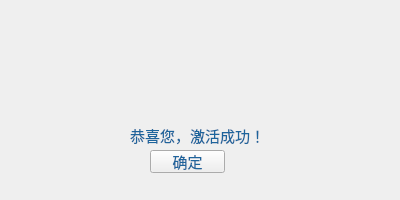
<?xml version="1.0" encoding="UTF-8"?>
<ui version="4.0">
 <class>Form</class>
 <widget class="QWidget" name="Form">
  <property name="geometry">
   <rect>
    <x>0</x>
    <y>0</y>
    <width>400</width>
    <height>200</height>
   </rect>
  </property>
  <property name="minimumSize">
   <size>
    <width>400</width>
    <height>200</height>
   </size>
  </property>
  <property name="maximumSize">
   <size>
    <width>400</width>
    <height>200</height>
   </size>
  </property>
  <property name="sizeIncrement">
   <size>
    <width>400</width>
    <height>200</height>
   </size>
  </property>
  <property name="windowTitle">
   <string>激活成功!</string>
  </property>
  <property name="windowIcon">
   <iconset>
    <normaloff>resources/ico/new_logo.ico</normaloff>resources/ico/new_logo.ico</iconset>
  </property>
  <property name="styleSheet">
   <string notr="true">*{	
	font-family:微软雅黑;
	font-size:15px;
	color: #1d649c;
}</string>
  </property>
  <widget class="QLabel" name="label">
   <property name="geometry">
    <rect>
     <x>-20</x>
     <y>-100</y>
     <width>411</width>
     <height>301</height>
    </rect>
   </property>
   <property name="text">
    <string/>
   </property>
   <property name="pixmap">
    <pixmap>resources/jpeg/welcome.jpeg</pixmap>
   </property>
   <property name="scaledContents">
    <bool>true</bool>
   </property>
  </widget>
  <widget class="QLabel" name="label_2">
   <property name="geometry">
    <rect>
     <x>130</x>
     <y>120</y>
     <width>141</width>
     <height>31</height>
    </rect>
   </property>
   <property name="text">
    <string>恭喜您，激活成功！</string>
   </property>
  </widget>
  <widget class="QPushButton" name="pushButton">
   <property name="geometry">
    <rect>
     <x>150</x>
     <y>150</y>
     <width>75</width>
     <height>23</height>
    </rect>
   </property>
   <property name="text">
    <string>确定</string>
   </property>
  </widget>
 </widget>
 <resources/>
 <connections/>
</ui>
